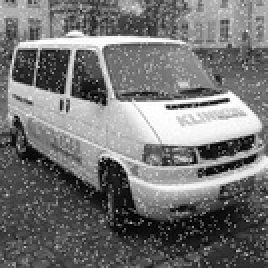
#> input picture project1_solution/Picture_P1/1.jpg, 134 x 134 px, shrunk from 224 x 224 before the run (shown 2 times larger)
$ python make_figures.py
#> lines starting #> are read from the running program, lines starting #| are printed output that depends on the picture
"""Simple before/after figures for the report."""
import cv2
import matplotlib
matplotlib.use('Agg')
import matplotlib.pyplot as plt

pairs = [
    ('Picture_P1/1.jpg', 'output_1.jpeg', 'fig_image1.png',
     'Image 1 – Salt noise', 'Denoised (5×5 Median filter)'),
    ('Picture_P1/2.jpg', 'output_2.jpeg', 'fig_image2.png',
     'Image 2 – Gaussian noise', 'Denoised (5×5 Gaussian filter, σ=1.5)'),
    ('Picture_P1/3.jpg', 'output_3.jpeg', 'fig_image3.png',
     'Image 3 – Periodic noise', 'Denoised (Freq-domain low-pass filter)'),
]

for orig_path, out_path, save_path, label_orig, label_out in pairs:
    orig = cv2.imread(orig_path, cv2.IMREAD_GRAYSCALE)
#> orig is the input picture: shape (134, 134); min 0, max 255, mean 116
    out  = cv2.imread(out_path,  cv2.IMREAD_GRAYSCALE)
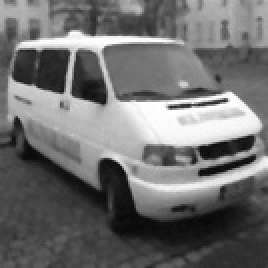
#> input picture project1_solution/output_1.jpeg, 134 x 134 px, shrunk from 224 x 224 before the run (shown 2 times larger)
#> out is the input picture: shape (134, 134); min 7, max 255, mean 111

    fig, (ax1, ax2) = plt.subplots(1, 2, figsize=(8, 4))
    ax1.imshow(orig, cmap='gray', vmin=0, vmax=255)
    ax1.set_title(label_orig)
    ax1.axis('off')
    ax2.imshow(out,  cmap='gray', vmin=0, vmax=255)
    ax2.set_title(label_out)
    ax2.axis('off')
    plt.tight_layout()
    plt.savefig(save_path, dpi=120, bbox_inches='tight')
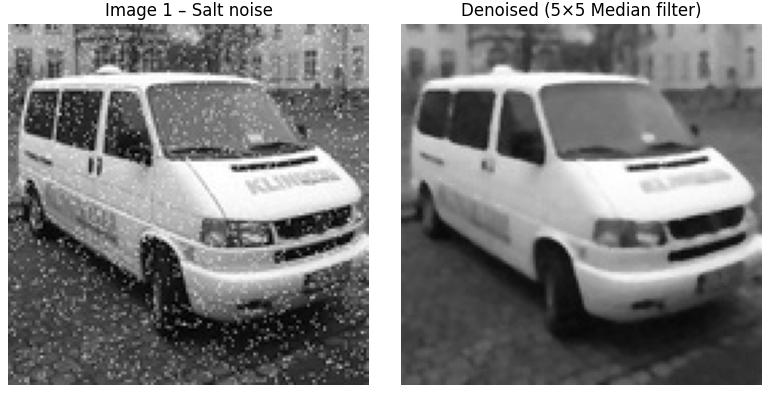
#> figure drawn by matplotlib, 2 panels
    plt.close()
    print(f'Saved {save_path}')
#> pass 2 of the loop `for orig_path, out_path, save_path, label_orig, label_out in pairs:`:
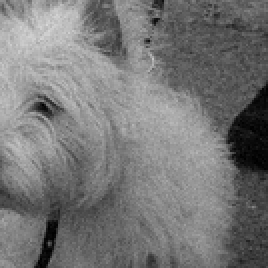
#> input picture project1_solution/Picture_P1/2.jpg, 134 x 134 px, shrunk from 224 x 224 before the run (shown 2 times larger)
#> orig is the input picture: shape (134, 134); min 0, max 216, mean 118.9
#> `plt.savefig(save_path, dpi=120, bbox_inches='tight')`:
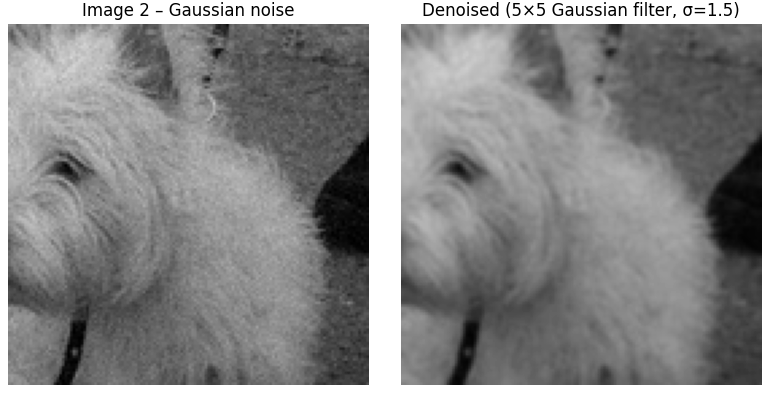
#> figure drawn by matplotlib, 2 panels
#> (the run stopped early here; a loop or call above may not have finished)
